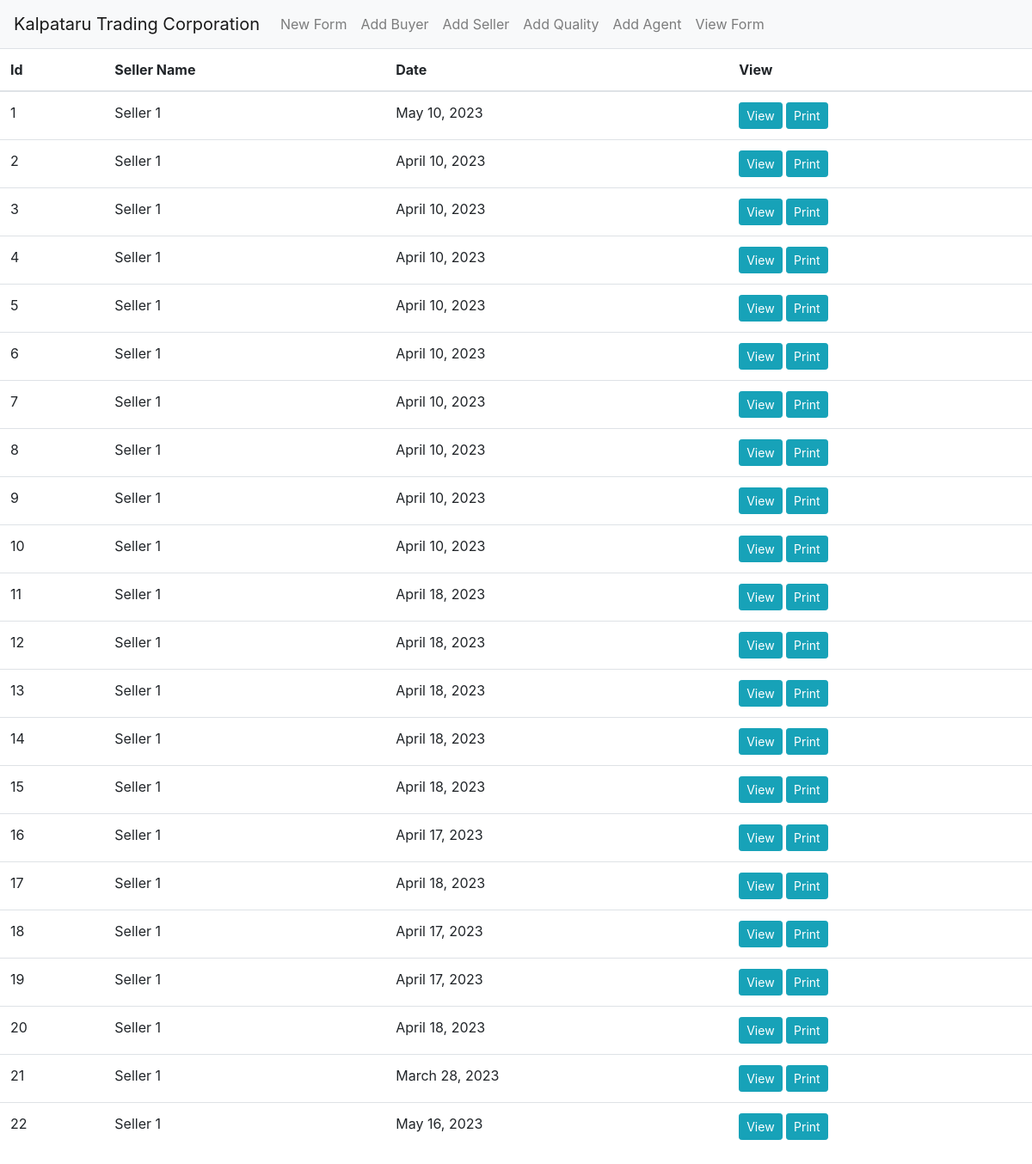
Screenshot of /view/ with the database file from the repository.
### form/models.py (models this page shows, shortened)
class Form(models.Model):
    date = models.DateField()
    sellername = models.ForeignKey(
        Seller, on_delete=models.CASCADE)
    buyername = models.ForeignKey(
        Buyer, on_delete=models.CASCADE)
    agentname = models.ForeignKey(
        Agent, on_delete=models.CASCADE)
    Quality = models.ForeignKey(
        Quality, on_delete=models.CASCADE)
    reed = models.CharField(max_length=150, null=True, blank=True)
    pik = models.CharField(max_length=150, null=True, blank=True)
    width = models.CharField(max_length=150, null=True, blank=True)
    pcs = models.CharField(max_length=150, null=True, blank=True)
    discount = models.CharField(max_length=150, null=True, blank=True)
    rate = models.CharField(max_length=150, null=True, blank=True)
    quantity = models.CharField(max_length=150, null=True, blank=True)
    delivery_period = models.CharField(max_length=150, null=True, blank=True)
    payment_terms = models.CharField(max_length=150,  null=True, blank=True)
    transport = models.CharField(max_length=150, null=True, blank=True)
    delivery_at = models.CharField(max_length=150, null=True, blank=True)
    remarks = models.CharField(max_length=150, null=True, blank=True)

### seller_details/models.py (models this page shows, shortened)
class Seller(models.Model):
    seller_name = models.CharField(max_length=150)
    def __str__(self):
        return self.seller_name

### form/views.py (the view)
# urls.py: path("view/", ViewForm.as_view(), name="Form-view"),
class ViewForm(ListView):
    model = Form
    context_object_name = 'Forms'

### buyer_details/models.py (called while the page is built)
    def __str__(self):
        return self.buyer_name

### form/templates/form/form_list.html (shortened to what this page needs)
{% load crispy_forms_field %}
{% load static %}
{% load crispy_forms_tags %}
<!DOCTYPE html>
<html lang="en">
<head>
</head>
<link rel="stylesheet" href="https://cdn.jsdelivr.net/npm/bootstrap@4.1.3/dist/css/bootstrap.min.css"
>
<link rel="stylesheet" href="https://maxcdn.bootstrapcdn.com/bootstrap/4.5.2/css/bootstrap.min.css">
<body>
    <nav class="navbar navbar-expand-lg navbar-light bg-light">
        <a class="navbar-brand" href="{% url 'Form-new'%}">Kalpataru Trading Corporation</a>
        <div class="collapse navbar-collapse" id="navbarNavDropdown">
            <ul class="navbar-nav">
                <li class="nav-item">
                    <a class="nav-link" href="{% url 'Form-new'%}">New Form</a>
                </li>
                <li class="nav-item">
                    <a class="nav-link" href="{% url 'Buyer-new'%}">Add Buyer</a>
                </li>
                <li class="nav-item">
                    <a class="nav-link" href="{% url 'Seller-new'%}">Add Seller</a>
                </li>
                <li class="nav-item">
                    <a class="nav-link" href="{% url 'Quality-new'%}">Add Quality</a>
                </li>
                <li class="nav-item">
                    <a class="nav-link" href="{% url 'Agent-new'%}">Add Agent</a>
                    </li>
                    <li class="nav-item">
                        <a class="nav-link" href="{% url 'Form-view'%}">View Form</a>
                </li>
            </ul>
        </div>
    </nav>
    <div class="table-responsive-sm">
        <table class="table">
            <thead>
                <tr>
                    <th scope="col">Id</th>
                    <th scope="col">Seller Name</th>
                    <th scope="col">Date</th>
                    <th scope="col">View</th>
                </tr>
            </thead>
            <tbody>
                {% for Forms in Forms %}
                <tr>
                    <td>{{ Forms.id }}</td>
                    <td>{{ Forms.sellername}}</td>
                    <td>{{ Forms.date }}</td>
                    <td>
                        <a class="btn btn-info btn-sm" href="{% url 'Form-update' Forms.id %}">
                            View
                        </a>
                        <a class="btn btn-info btn-sm" href="{% url 'download' Forms.id %}">
                             Print</a>
                    </td>
                </tr>
                {% endfor %}
            </tbody>
        </table>
    </div>
</body>
</html>

### rows the page displays
Form: id "1", sellername "Seller 1", date "May 10, 2023"
Form: id "2", sellername "Seller 1", date "April 10, 2023"
Form: id "3", sellername "Seller 1", date "April 10, 2023"
Form: id "4", sellername "Seller 1", date "April 10, 2023"
Form: id "5", sellername "Seller 1", date "April 10, 2023"
Form: id "6", sellername "Seller 1", date "April 10, 2023"
Form: id "7", sellername "Seller 1", date "April 10, 2023"
Form: id "8", sellername "Seller 1", date "April 10, 2023"
Form: id "9", sellername "Seller 1", date "April 10, 2023"
Form: id "10", sellername "Seller 1", date "April 10, 2023"
Form: id "11", sellername "Seller 1", date "April 18, 2023"
Form: id "12", sellername "Seller 1", date "April 18, 2023"
Form: id "13", sellername "Seller 1", date "April 18, 2023"
Form: id "14", sellername "Seller 1", date "April 18, 2023"
Form: id "15", sellername "Seller 1", date "April 18, 2023"
Form: id "16", sellername "Seller 1", date "April 17, 2023"
Form: id "17", sellername "Seller 1", date "April 18, 2023"
Form: id "18", sellername "Seller 1", date "April 17, 2023"
Form: id "19", sellername "Seller 1", date "April 17, 2023"
Form: id "20", sellername "Seller 1", date "April 18, 2023"
Form: id "21", sellername "Seller 1", date "March 28, 2023"
Form: id "22", sellername "Seller 1", date "May 16, 2023"
